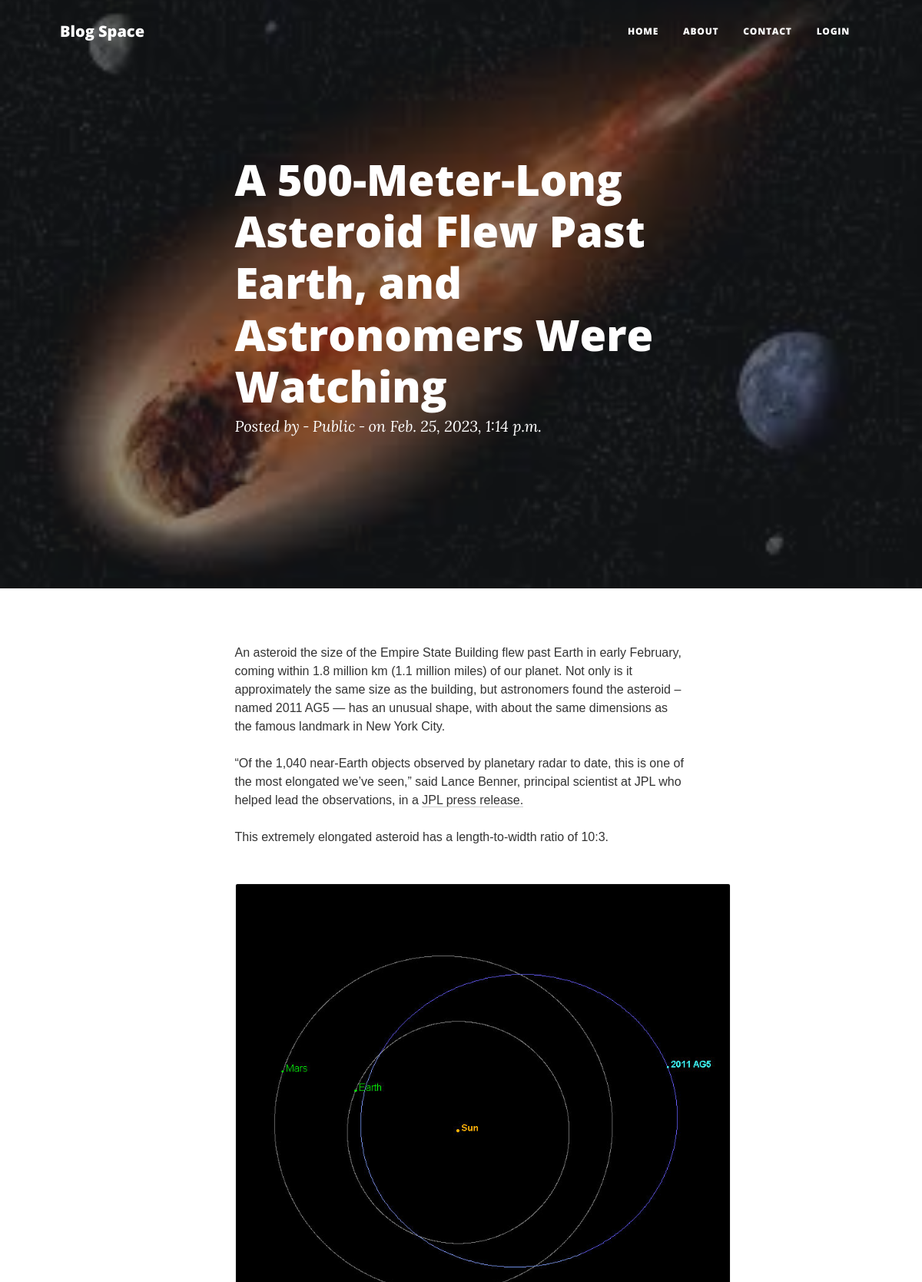
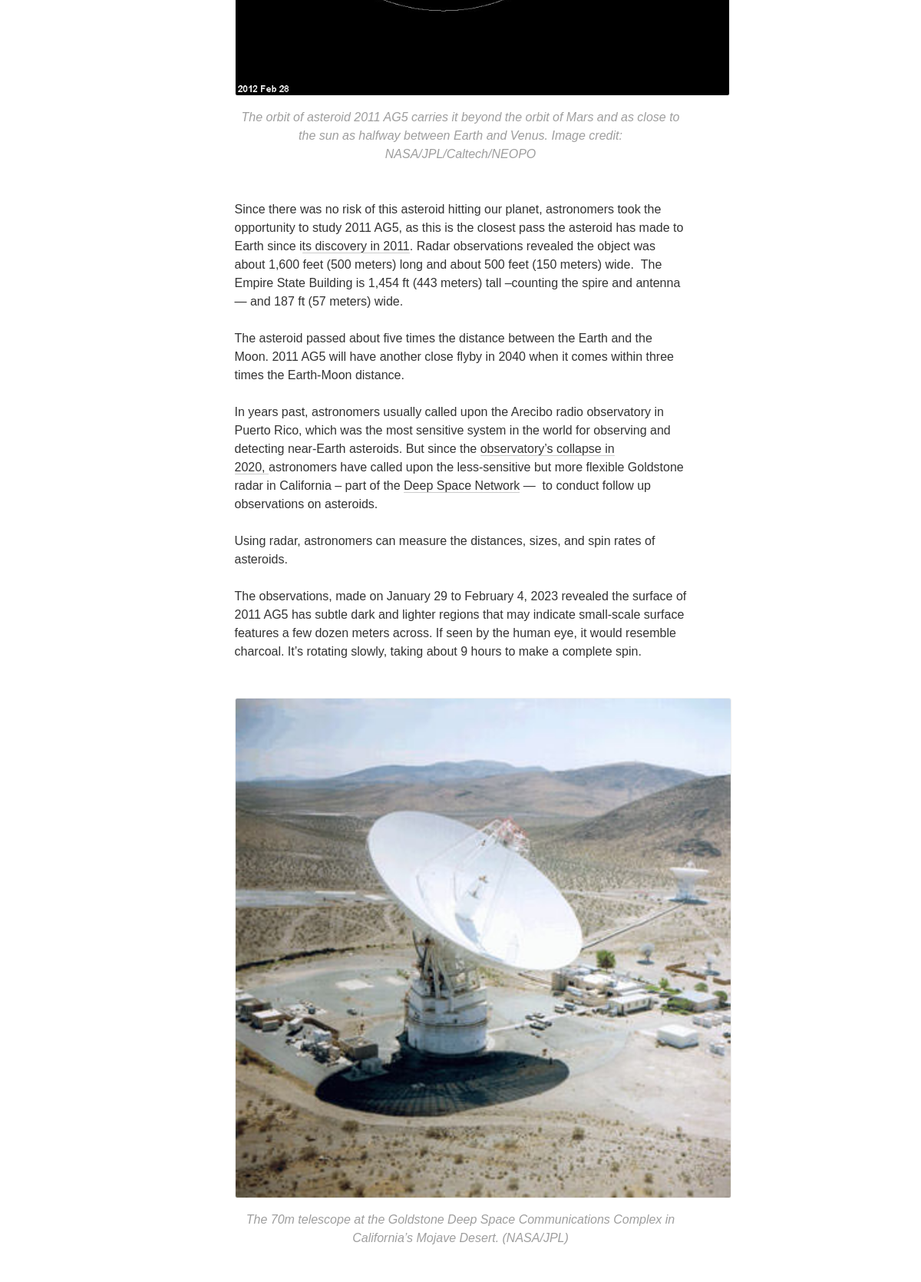
Page /post/a-500-meter-long-asteroid-flew-past-earth-and-astronomers-were-watching (upper part) on the committed database (2 pictures, top to bottom).
### home/models.py (models this page shows, shortened)
class BlogModel(models.Model):
    title = models.CharField(max_length=1000)
    content = FroalaField(theme = 'dark', options={
    'toolbarInline': False,
    'charCounterCount': False,
    'toolbarVisibleWithoutSelection': True})
    slug = models.SlugField(max_length=1000, null=True, blank=True)
    user = models.ForeignKey(User, blank=True, null=True, on_delete=models.CASCADE)
    image = models.ImageField(upload_to='blog')
    created_at = models.DateTimeField(auto_now_add=True)
    updated_at = models.DateTimeField(auto_now=True)

### home/views.py (the view)
# urls.py: path('post/<slug>', post, name='post'),
def post(request, slug):
    context = {}
    try:
        blog_obj = BlogModel.objects.filter(slug = slug).first()
        context['blog'] = blog_obj
    except Exception as e:
        print(e)
    return render(request, 'post.html', context)

### templates/post.html
{% extends 'base.html' %}
{% load static %}
{% block content %}
        <header class="masthead" style="background-image: url('/media/{{ blog.image }}')">
            <div class="container position-relative px-4 px-lg-5">
                <div class="row gx-4 gx-lg-5 justify-content-center">
                    <div class="col-md-10 col-lg-8 col-xl-7">
                        <div class="post-heading">
                            <h1>{{ blog.title }}</h1>
                            <span class="meta">
                                Posted by &#8209;<a href="#!"> {{ blog.user.username }} </a>&#8209; on {{ blog.created_at }}
                            </span>
                        </div>
                    </div>
                </div>
            </div>
        </header>
        <article class="mb-4">
            <div class="container px-4 px-lg-5">
                <div class="row gx-4 gx-lg-5 justify-content-center">
                    <div class="col-md-10 col-lg-8 col-xl-7">
                        {{ blog.content|safe }}
                    </div>
                </div>
            </div>
        </article>
{% endblock %}

### rows in the picture
BlogModel: image (picture), title "A 500-Meter-Long Asteroid Flew Past Earth, and Astronomers Were Watching", user.username "Public", created_at "Feb. 25, 2023, 1:14 p.m.", content "An asteroid the size of the Empire State Building flew past Earth in early February, coming within 1.8 million km (1.1 million miles) of our planet. Not only is it approximately the same size as the building, but astronomers found the asteroid – named 2011 AG5 — has an unusual shape, with about the same dimensions as the famous landmark in New York City. “Of the 1,040 near-Earth objects observed by planetary radar to date, this is one of the most elongated we’ve seen,” said Lance Benner, principal scientist at JPL who helped lead the observations, in a JPL press release. This extremely elongated asteroid has a length-to-width ratio of 10:3. The orbit of asteroid 2011 AG5 carries it beyond…", content (picture)
